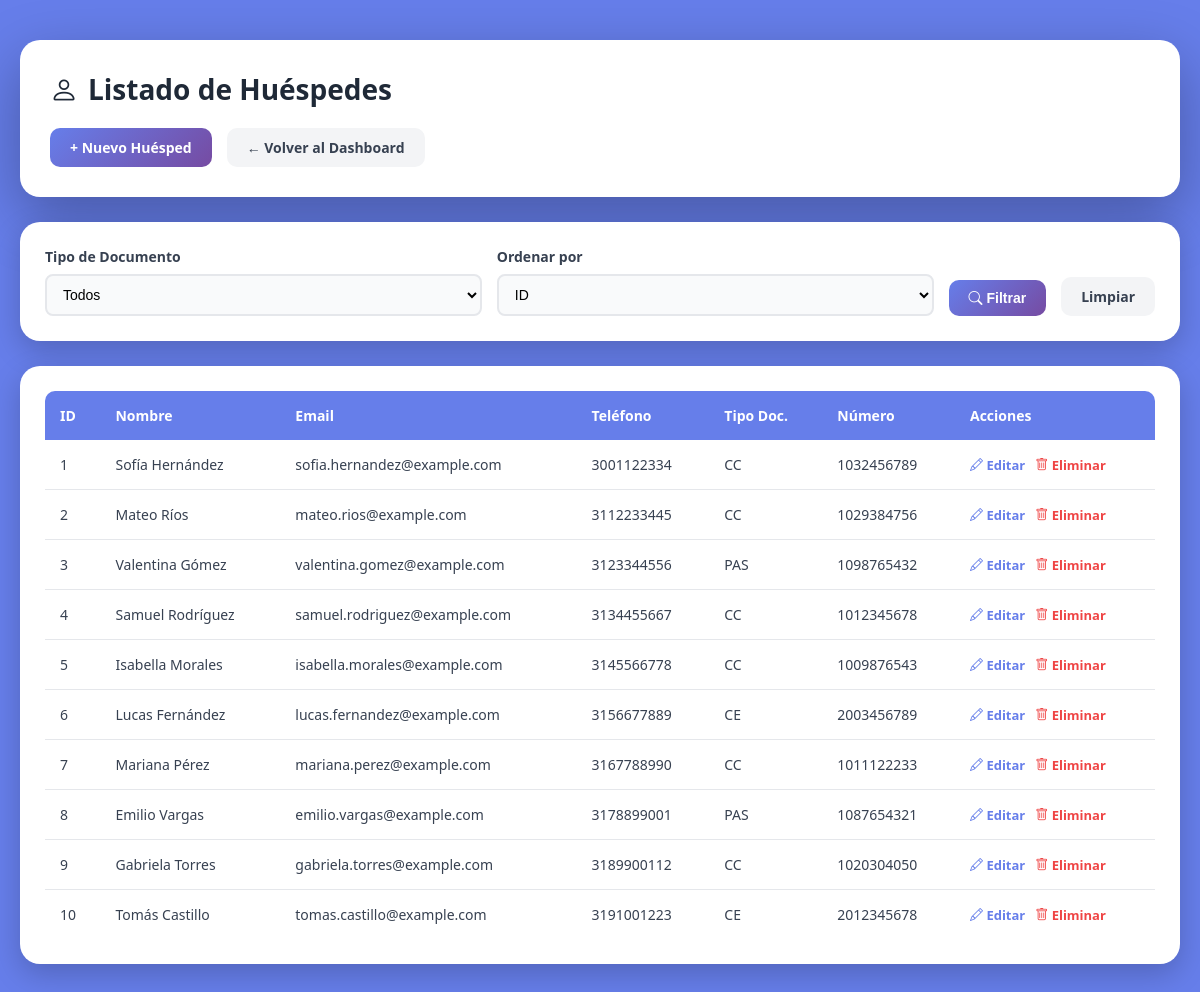
/frontend/guests/GuestsList.php (signed in), run on the app's committed database.
### tables this page shows
CREATE TABLE `guests` (
  `id` int(11) NOT NULL,
  `name` varchar(50) NOT NULL,
  `email` varchar(50) DEFAULT NULL,
  `phone` varchar(14) DEFAULT NULL,
  `document_type` enum('CC','CE','PAS') NOT NULL,
  `document_number` bigint(10) NOT NULL,
  `created_at` timestamp NOT NULL DEFAULT current_timestamp(),
  `is_active` tinyint(1) DEFAULT 1,
  `deleted_at` datetime DEFAULT NULL
);

### backend/models/Guest.php (called while the page is built, shortened)
<?php
class Guest {
    private $pdo;
    public function __construct($pdo) {
        $this->pdo = $pdo;
    }
    public function getFiltered($filters = []) {
        $sql = "
            SELECT *
            FROM guests
            WHERE is_active = 1
        ";
        $params = [];
        $allowedOrders = ['id', 'name'];
        $orderBy = in_array($filters['order'] ?? '', $allowedOrders) ? $filters['order'] : 'id';
        $sql .= " ORDER BY $orderBy ASC";
        $stmt = $this->pdo->prepare($sql);
        $stmt->execute($params);
        return $stmt->fetchAll(PDO::FETCH_ASSOC);
    }
}

### frontend/guests/GuestsList.php (the view, shortened to what this page needs)
<?php
require_once __DIR__ . '/../../config/config.php';
require_once __DIR__ . '/../../backend/models/Guest.php';
$guestModel = new Guest($pdo);
$filters = [
    'document_type' => $_GET['document_type'] ?? null,
    'order' => $_GET['order'] ?? null
];
$guests = $guestModel->getFiltered($filters);
?>
<!DOCTYPE html>
<html lang="es">
<head>
  <link rel="stylesheet" href="https://cdn.jsdelivr.net/npm/bootstrap-icons@1.11.3/font/bootstrap-icons.css">
</head>
<body>
  <div class="container">
    <div class="header-section">
      <h1><i class="bi bi-person"></i> Listado de Huéspedes</h1>
      <div class="action-bar">
        <a href="GuestsForm.php" class="btn btn-primary">+ Nuevo Huésped</a>
        <a href="../dashboard.php" class="btn btn-secondary">← Volver al Dashboard</a>
      </div>
    </div>
    <div class="filter-card">
      <form method="GET" action="" class="filter-form">
        <div class="filter-group">
          <label>Tipo de Documento</label>
          <select name="document_type">
            <option value="">Todos</option>
          </select>
        </div>
        <div class="filter-group">
          <label>Ordenar por</label>
          <select name="order">
            <option value="id" <?= ($_GET['order'] ?? '') == 'id' ? 'selected' : '' ?>>ID</option>
          </select>
        </div>
        <button type="submit" class="btn btn-primary"><i class="bi bi-search"></i> Filtrar</button>
        <a href="GuestsList.php" class="btn btn-secondary">Limpiar</a>
      </form>
    </div>
    <div class="table-card">
      <?php if (count($guests) > 0): ?>
        <table>
          <thead>
            <tr>
              <th>ID</th>
              <th>Nombre</th>
              <th>Email</th>
              <th>Teléfono</th>
              <th>Tipo Doc.</th>
              <th>Número</th>
              <th>Acciones</th>
            </tr>
          </thead>
          <tbody>
            <?php foreach ($guests as $g): ?>
            <tr>
              <td><?= $g['id'] ?></td>
              <td><?= htmlspecialchars($g['name']) ?></td>
              <td><?= htmlspecialchars($g['email']) ?></td>
              <td><?= htmlspecialchars($g['phone']) ?></td>
              <td><?= htmlspecialchars($g['document_type']) ?></td>
              <td><?= htmlspecialchars($g['document_number']) ?></td>
              <td>
                <div class="action-links">
                  <a href="GuestsForm.php?id=<?= $g['id'] ?>" class="action-link"><i class="bi bi-pencil"></i> Editar</a>
                  <a href="../../backend/controllers/GuestController.php?delete=<?= $g['id'] ?>" class="action-link delete" onclick="return confirm('¿Eliminar este huésped?')"><i class="bi bi-trash"></i> Eliminar</a>
                </div>
              </td>
            </tr>
            <?php endforeach; ?>
          </tbody>
        </table>
      <?php else: ?>
        <div class="no-data">
          📭 No se encontraron huéspedes
        </div>
      <?php endif; ?>
    </div>
  </div>
</body>
</html>

### frontend/guests/GuestsList.php (style rules this page uses)
* { margin: 0; padding: 0; box-sizing: border-box; }
body { font-family: 'Segoe UI', Tahoma, Geneva, Verdana, sans-serif; background: #667eea; min-height: 100vh; padding: 40px 20px; }
.container { max-width: 1200px; margin: 0 auto; }
.header-section { background: white; border-radius: 20px; padding: 30px; margin-bottom: 25px; box-shadow: 0 20px 60px rgba(0, 0, 0, 0.3); animation: fadeIn 0.5s ease; }
.header-section h1 { color: #1f2937; font-size: 28px; margin-bottom: 20px; display: flex; align-items: center; gap: 10px; }
.action-bar { display: flex; gap: 15px; flex-wrap: wrap; }
.btn { display: inline-block; padding: 10px 20px; border-radius: 10px; text-decoration: none; font-weight: 600; font-size: 14px; transition: all 0.3s ease; border: none; cursor: pointer; }
.btn-primary { background: linear-gradient(135deg, #667eea 0%, #764ba2 100%); color: white; }
.btn-secondary { background: #f3f4f6; color: #374151; }
.filter-card { background: white; border-radius: 20px; padding: 25px; margin-bottom: 25px; box-shadow: 0 10px 30px rgba(0, 0, 0, 0.2); animation: fadeIn 0.6s ease; }
.filter-form { display: flex; gap: 15px; flex-wrap: wrap; align-items: end; }
.filter-group { flex: 1; min-width: 150px; }
.filter-group label { display: block; color: #374151; font-weight: 600; margin-bottom: 8px; font-size: 14px; }
.filter-group select { width: 100%; padding: 10px 12px; border: 2px solid #e5e7eb; border-radius: 8px; font-size: 14px; background-color: #f9fafb; transition: all 0.3s ease; }
.table-card { background: white; border-radius: 20px; padding: 25px; box-shadow: 0 10px 30px rgba(0, 0, 0, 0.2); animation: fadeIn 0.7s ease; overflow-x: auto; }
table { width: 100%; border-collapse: collapse; }
thead { background: #667eea; }
th { padding: 15px; text-align: left; color: white; font-weight: 600; font-size: 14px; white-space: nowrap; }
th:first-child { border-top-left-radius: 10px; }
th:last-child { border-top-right-radius: 10px; }
td { padding: 15px; border-bottom: 1px solid #e5e7eb; color: #374151; font-size: 14px; }
tr:last-child td { border-bottom: none; }
tbody tr { transition: background-color 0.2s ease; }
.action-links { display: flex; gap: 10px; }
.action-link { color: #667eea; text-decoration: none; font-weight: 600; font-size: 13px; transition: color 0.3s ease; }
.action-link.delete { color: #ef4444; }

### data on the page
guests: id "1", name "Sofía Hernández", email "sofia.hernandez@example.com", phone "3001122334", document_type "CC", document_number "1032456789"
guests: id "2", name "Mateo Ríos", email "mateo.rios@example.com", phone "3112233445", document_type "CC", document_number "1029384756"
guests: id "3", name "Valentina Gómez", email "valentina.gomez@example.com", phone "3123344556", document_type "PAS", document_number "1098765432"
guests: id "4", name "Samuel Rodríguez", email "samuel.rodriguez@example.com", phone "3134455667", document_type "CC", document_number "1012345678"
guests: id "5", name "Isabella Morales", email "isabella.morales@example.com", phone "3145566778", document_type "CC", document_number "1009876543"
guests: id "6", name "Lucas Fernández", email "lucas.fernandez@example.com", phone "3156677889", document_type "CE", document_number "2003456789"
guests: id "7", name "Mariana Pérez", email "mariana.perez@example.com", phone "3167788990", document_type "CC", document_number "1011122233"
guests: id "8", name "Emilio Vargas", email "emilio.vargas@example.com", phone "3178899001", document_type "PAS", document_number "1087654321"
guests: id "9", name "Gabriela Torres", email "gabriela.torres@example.com", phone "3189900112", document_type "CC", document_number "1020304050"
guests: id "10", name "Tomás Castillo", email "tomas.castillo@example.com", phone "3191001223", document_type "CE", document_number "2012345678"
